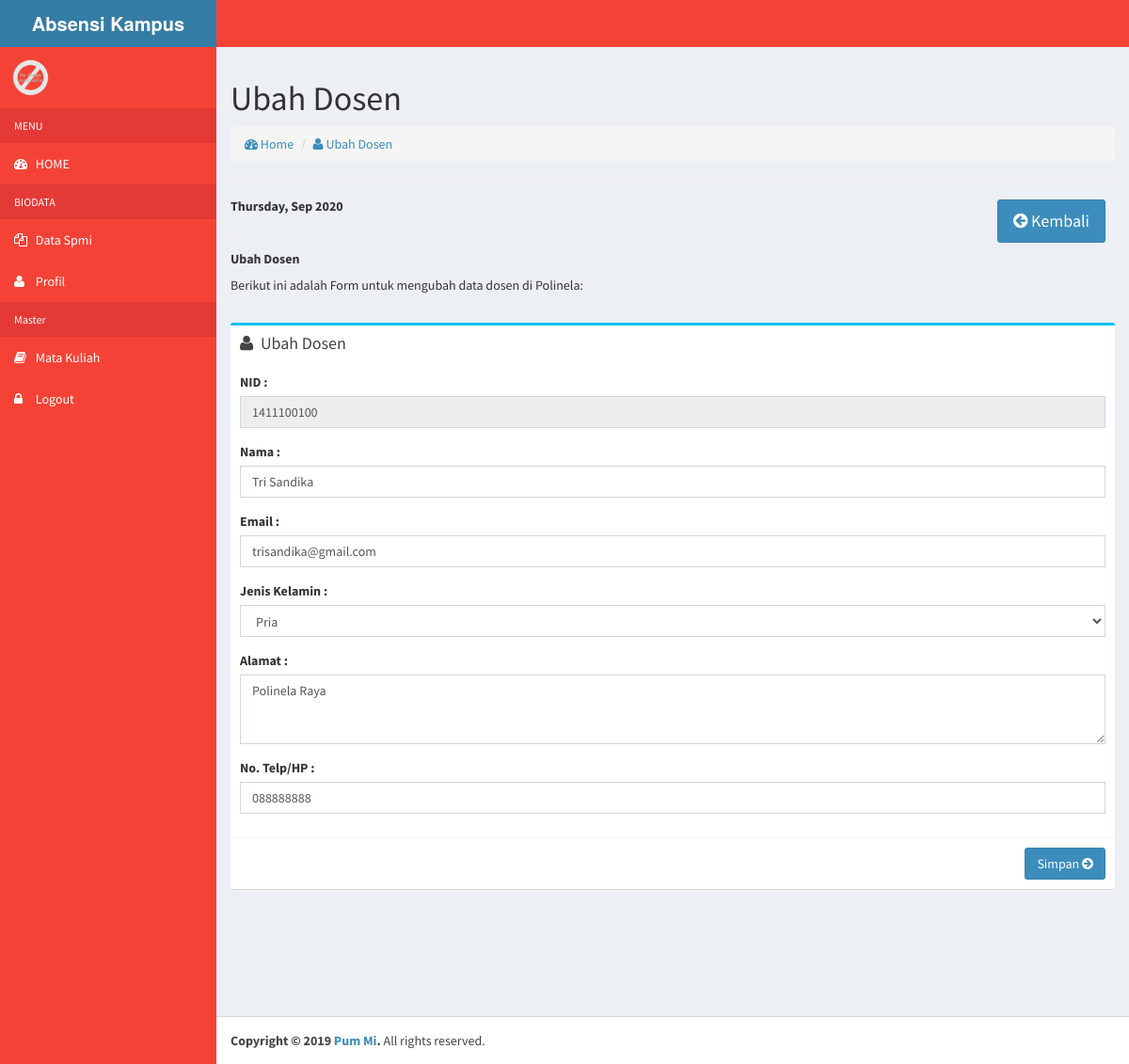
Screenshot of /spmi/dashboard/index.php?page=6&&nid=1411100100 with the database file from the repository.
### tables this page shows
CREATE TABLE `dosen` (
  `nid` char(10) NOT NULL DEFAULT '',
  `nm_dosen` varchar(50) NOT NULL DEFAULT '',
  `jk` varchar(6) NOT NULL,
  `alamat` text NOT NULL,
  `telp_dosen` varchar(12) NOT NULL DEFAULT '',
  `password` varchar(255) NOT NULL,
  `email` varchar(30) NOT NULL,
  `foto` varchar(100) NOT NULL
);

### spmi/include/ubah_dosen.php (the view, shortened to what this page needs)
        <h1>
          Ubah Dosen
        </h1>
        <ol class="breadcrumb">
          <li><a href="#"><i class="fa fa-dashboard"></i> Home</a></li>
          <li><a href="#"><i class="fa fa-user"></i> Ubah Dosen</a></li>
        </ol>
<hr>
  <a href="index.php?page=4" class="btn btn-primary btn-lg" style="margin-right:10px;float:right;"><i class="fa fa-arrow-circle-left"></i> Kembali</a>
<h5><b><?php echo date("l, M Y"); ?></b></h5>
<hr>
<h5><b>Ubah Dosen</b></h5>
<p>Berikut ini adalah Form untuk mengubah data dosen di Polinela:
</p>
<br>
  <?php
  $query = mysqli_query($conn,"SELECT * FROM dosen WHERE nid='$nid'");
  if ($query) {
    $rows = mysqli_fetch_array($query);
    $selected1 = "";
    if ($rows['jk'] == "Pria") {
      $selected1 = "selected";
    }elseif($rows['jk'] == "Wanita"){
      $selected2 = "selected";
    }else{
      $selected1 = "";
      $selected2 = "";
    }
  }else echo mysqli_error($conn);
  ?>
            <div class="box box-info">
              <div class="box-header">
                <i class="fa fa-user"></i>
                <h3 class="box-title">Ubah Dosen</h3>
              </div>
              <div class="box-body">
                <form action="" method="post">
                  <div class="form-group">
                    <label for="">NID : </label>
                    <input type="text" class="form-control" readonly="readonly" name="nid" id="nid" placeholder="NID" value="<?php echo $rows['nid']; ?>">
                  </div>
                  <div class="form-group">
                    <label for="">Nama : </label>
                    <input type="text" class="form-control" name="nama" id="nama" placeholder="Nama Dosen" value="<?php echo $rows['nm_dosen']; ?>">
                  </div>
                  <div class="form-group">
                    <label for="">Email : </label>
                    <input type="email" class="form-control" name="email" id="email" placeholder="Email" value="<?php echo $rows['email']; ?>">
                  </div>
                  <div class="form-group">
                    <label for="">Jenis Kelamin : </label>
                    <select name="jk" id="jk" class="form-control">
                      <option value="Pria" <?php echo $selected1; ?>>Pria</option>
                    </select>
                  </div>
                  <div class="form-group">
                    <label for="">Alamat : </label>
                    <textarea name="alamat" id="alamat" class="form-control" cols="30" rows="3" placeholder="Alamat"><?php echo $rows['alamat']; ?></textarea>
                  </div>
                  <div class="form-group">
                    <label for="">No. Telp/HP : </label>
                    <input type="text" name="telp" id="telp" class="form-control" placeholder="No. HP/Telp" value="<?php echo $rows['telp_dosen']; ?>">
                  </div>
              </div>
              <div class="box-footer clearfix">
                <button class="pull-right btn btn-primary" name="simpan">Simpan <i class="fa fa-arrow-circle-right"></i></button>
              </div>
            </div>

### rows the page displays
dosen: nid "1411100100", nama "Tri Sandika", email "trisandika@gmail.com", alamat "Polinela Raya", telp "088888888"
